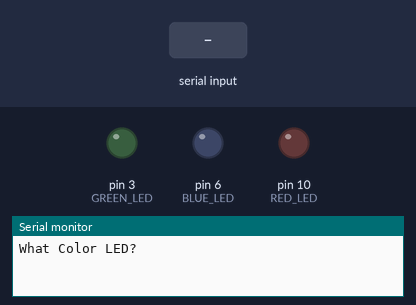
Bench run of a sketch on a simulated Arduino Uno, built with avr-gcc and run on an emulated ATmega328P. Shown: output pins drawn as LEDs (lit = HIGH), the last lines printed to the serial monitor. The inputs (shaded band) are chosen by the test bench.

Above: at 1.2 s.
1.3 s: "red" received over Serial
At 3.1 s:
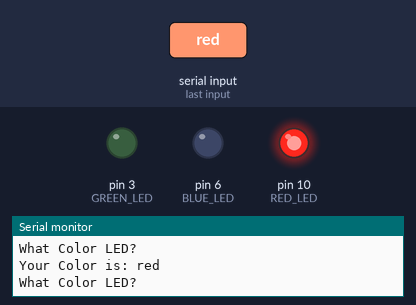
3.8 s: "blue" received over Serial
At 6.0 s:
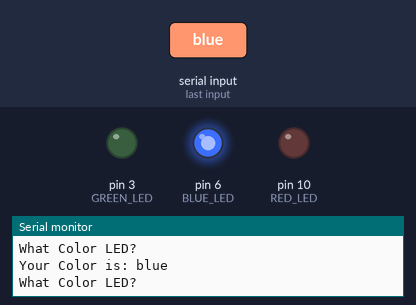
6.3 s: "green" received over Serial
At 8.1 s:
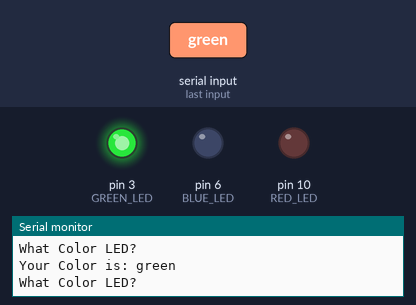
Timing chart, 0 to 9.6 s (numbered marks = the images above; inputs shaded):
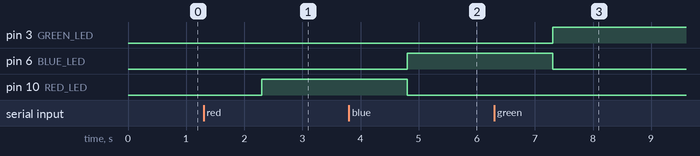

Measured:
- after the input at 1.3 s, pin 10 (RED_LED): LOW → HIGH after 1.0 s
- after the input at 3.8 s, pin 6 (BLUE_LED): LOW → HIGH after 1.0 s; pin 10 (RED_LED): HIGH → LOW after 1.0 s
- after the input at 6.3 s, pin 3 (GREEN_LED): LOW → HIGH after 1.0 s; pin 6 (BLUE_LED): HIGH → LOW after 1.0 s

The sketch:

Lesson_19_-_Reading_Strings_from_the_Serial_Monitor.ino
```cpp
//Declaring Variables
int RED_LED = 10;
int BLUE_LED = 6;
int GREEN_LED = 3;
String MY_COLOR;
String MESSAGE = "What Color LED? ";
String OUTPUT_MESSAGE = "Your Color is: ";

void setup() {
  Serial.begin(9600);
  pinMode(RED_LED, OUTPUT);
  pinMode(BLUE_LED, OUTPUT);
  pinMode(GREEN_LED, OUTPUT);
}

void loop() {
  //Starting Serial Monitor
  //Printing Message
  Serial.println(MESSAGE);

  //Waiting for user input
  while (Serial.available() == 0){
}

//The "Serial.readString" command reads the string from the user
MY_COLOR = Serial.readString();

//If user types in Red, the Red LED turns on
//The "||" means "or"
if (MY_COLOR == "red" || MY_COLOR == "Red") {
  //Turning on Red LED
  digitalWrite(RED_LED, HIGH);
    digitalWrite(BLUE_LED, LOW);
    digitalWrite(GREEN_LED, LOW);
  }

//If user types in Blue, the Blue LED turns on
  if (MY_COLOR == "blue" || MY_COLOR == "Blue") {
  //Turning on Blue LED
  digitalWrite(RED_LED, LOW);
    digitalWrite(BLUE_LED, HIGH);
    digitalWrite(GREEN_LED, LOW);
  }

//If user types in Green, the Green LED turns on
  if (MY_COLOR == "green" || MY_COLOR == "Green") {
    //Turning on Green LED
  digitalWrite(RED_LED, LOW);
    digitalWrite(BLUE_LED, LOW);
    digitalWrite(GREEN_LED, HIGH);
  }

//Printing Output Message and Input Color
Serial.print(OUTPUT_MESSAGE);
Serial.println(MY_COLOR);
}
```
